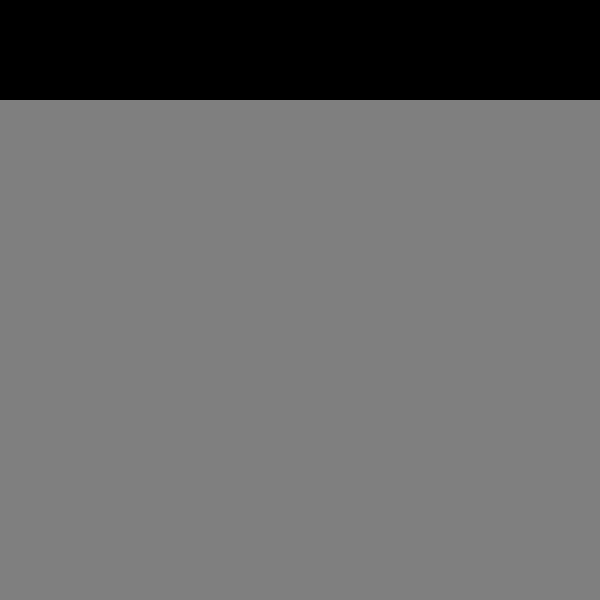
Frame 1 (no input)
Frame 60 (the mouse pressed at the canvas centre just before this capture): identical to frame 1, image omitted
Frame 120 (the mouse held since frame 60 and released just before this capture): identical to frame 1, image omitted

The Processing sketch that drew this single still picture (run headless with seeded random() and noise(); from frame 60 on, the mouse is pressed at the canvas centre):

// Processing sketch: misil
// ── misil.pde
ArrayList misiles;
PImage suelo;
float px, py;

void setup() {
  size(600, 600);
  frameRate(60);
  noStroke();

  suelo = createImage(width, height, ARGB);
  rectImg(suelo, 0, 100, width, height);

  misiles = new ArrayList();
  //misiles.add(new Misil(10, 400, 200, 300));
}

void draw() {
  //fondo
  background(0);
  //dibujar suelo
  image(suelo, 0, 0);
  //dibujar misiles
  fill(255);
  actMis();
}


void mousePressed() {
  px = mouseX;
  py = mouseY;
}

void mouseReleased() {
  float vx, vy, dis, ang;

  dis = dist(mouseX, mouseY, px, py);
  ang = atan2(mouseY-py, mouseX-px);
  if (mouseY > py) {
    vx = px - cos(ang)*dis;
    vy = py - sin(ang)*dis;
  } else{
    vx = mouseX;
    vy = mouseY;
  }
  misiles.add(new Misil(px, py, vx, vy));
}


// ── clases.pde
class Misil {
  float x, y, x_vertice, y_vertice, a, dim, vel;

  Misil(float cx, float cy, float vx, float vy) {
    float x_inicial, y_inicial;
    x_inicial = cx;
    y_inicial = cy;
    x = cx;
    y = cy;
    x_vertice = vx;
    y_vertice = vy;
    dim = 5;
    vel = (vx - cx)/20;
    if (vx == mouseX && vy == mouseY){
        vel *= -1;
    }
    a = (y - y_vertice)/((x- x_vertice)*(x- x_vertice));
  }

  void act() {
    x+=vel;
    y = a*((x-x_vertice)*(x-x_vertice))+y_vertice;
    ellipse(x, y, 5, 5);
  }
}


// ── funciones.pde
void actMis() {
  Misil aux;
  for (int i = 0; i < misiles.size(); i++) {
    aux = (Misil) misiles.get(i);
    aux.act();
    if (colision(suelo, aux)) {
      circulo(suelo, aux.x, aux.y, random(10, 30));
      misiles.remove(i);
      i--;
    }
  }
}

boolean colision(PImage img, Misil aux) {
  float dim = aux.dim/2;
  for (int i = int(aux.y - dim); i < aux.y + dim; i++) {
    int lu = i * img.width;
    for (int j = int(aux.x - dim); j < aux.x+ dim; j++) {
      if ((i>=0)&&(i<img.height)&&(j<img.width)&&(j>=0)) {
        if (img.pixels[lu+j] != color(0, 0)) {
          return true;
        }
      }
    }
  }
  return false;
}

void rectImg(PImage img, int x1, int y1, int x2, int y2){
  img.loadPixels();
  for (int y=y1; y<y2; y++) { 
    for (int x=x1; x<x2; x++) { 
      img.pixels[y*(x2-x1)+x]=color(127);
    }
  } 
  img.updatePixels();
}

void circulo(PImage img, float cx, float cy, float dis) {
  for (int i = int(round(cy - dis)); i <= cy + dis; i++) {
    int lu = i * img.width;
    for (int j = int(round(cx - dis)); j <= cx+ dis; j++) {
      if ((i>=0)&&(i<img.height)&&(j<img.width)&&(j>=0)) {
        if (dist(j, i, cx, cy) <= dis) {
          img.loadPixels();
          img.pixels[lu+j] = color(0, 0);
          img.updatePixels();
        }
      }
    }
  }
}
